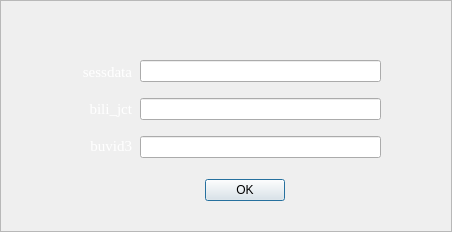
<?xml version="1.0" encoding="UTF-8"?>
<ui version="4.0">
 <class>Dialog</class>
 <widget class="QDialog" name="Dialog">
  <property name="geometry">
   <rect>
    <x>0</x>
    <y>0</y>
    <width>452</width>
    <height>232</height>
   </rect>
  </property>
  <property name="windowTitle">
   <string>输入Cookie</string>
  </property>
  <property name="styleSheet">
   <string notr="true">QLabel{
font-family:Georgia;
}</string>
  </property>
  <widget class="QFrame" name="frame">
   <property name="geometry">
    <rect>
     <x>0</x>
     <y>0</y>
     <width>452</width>
     <height>232</height>
    </rect>
   </property>
   <property name="frameShape">
    <enum>QFrame::StyledPanel</enum>
   </property>
   <property name="frameShadow">
    <enum>QFrame::Raised</enum>
   </property>
   <widget class="QWidget" name="layoutWidget">
    <property name="geometry">
     <rect>
      <x>61</x>
      <y>50</y>
      <width>71</width>
      <height>121</height>
     </rect>
    </property>
    <layout class="QVBoxLayout" name="verticalLayout_2" stretch="1,0,1">
     <item>
      <widget class="QLabel" name="sessdata_label">
       <property name="sizePolicy">
        <sizepolicy hsizetype="Preferred" vsizetype="Fixed">
         <horstretch>0</horstretch>
         <verstretch>0</verstretch>
        </sizepolicy>
       </property>
       <property name="font">
        <font>
         <family>Georgia</family>
         <pointsize>11</pointsize>
        </font>
       </property>
       <property name="styleSheet">
        <string notr="true">*{
color:rgb(255, 255, 255);
}</string>
       </property>
       <property name="text">
        <string>sessdata</string>
       </property>
       <property name="alignment">
        <set>Qt::AlignRight|Qt::AlignTrailing|Qt::AlignVCenter</set>
       </property>
      </widget>
     </item>
     <item>
      <widget class="QLabel" name="bili_jct_label">
       <property name="sizePolicy">
        <sizepolicy hsizetype="Preferred" vsizetype="Fixed">
         <horstretch>0</horstretch>
         <verstretch>0</verstretch>
        </sizepolicy>
       </property>
       <property name="font">
        <font>
         <family>Georgia</family>
         <pointsize>11</pointsize>
        </font>
       </property>
       <property name="styleSheet">
        <string notr="true">*{
color:rgb(255, 255, 255);
}</string>
       </property>
       <property name="text">
        <string>bili_jct</string>
       </property>
       <property name="alignment">
        <set>Qt::AlignRight|Qt::AlignTrailing|Qt::AlignVCenter</set>
       </property>
      </widget>
     </item>
     <item>
      <widget class="QLabel" name="buvid3_label">
       <property name="sizePolicy">
        <sizepolicy hsizetype="Preferred" vsizetype="Fixed">
         <horstretch>0</horstretch>
         <verstretch>0</verstretch>
        </sizepolicy>
       </property>
       <property name="font">
        <font>
         <family>Georgia</family>
         <pointsize>11</pointsize>
        </font>
       </property>
       <property name="styleSheet">
        <string notr="true">*{
color:rgb(255, 255, 255);
}</string>
       </property>
       <property name="text">
        <string>buvid3</string>
       </property>
       <property name="alignment">
        <set>Qt::AlignRight|Qt::AlignTrailing|Qt::AlignVCenter</set>
       </property>
      </widget>
     </item>
    </layout>
   </widget>
   <widget class="QWidget" name="layoutWidget">
    <property name="geometry">
     <rect>
      <x>140</x>
      <y>50</y>
      <width>241</width>
      <height>121</height>
     </rect>
    </property>
    <layout class="QVBoxLayout" name="verticalLayout">
     <item>
      <widget class="QLineEdit" name="sessdata_lineEdit"/>
     </item>
     <item>
      <widget class="QLineEdit" name="bili_jct_lineEdit"/>
     </item>
     <item>
      <widget class="QLineEdit" name="buvid3_lineEdit">
       <property name="alignment">
        <set>Qt::AlignLeading|Qt::AlignLeft|Qt::AlignVCenter</set>
       </property>
      </widget>
     </item>
    </layout>
   </widget>
   <widget class="QWidget" name="horizontalLayoutWidget">
    <property name="geometry">
     <rect>
      <x>90</x>
      <y>170</y>
      <width>311</width>
      <height>41</height>
     </rect>
    </property>
    <layout class="QHBoxLayout" name="horizontalLayout">
     <item>
      <widget class="QDialogButtonBox" name="buttonBox">
       <property name="sizePolicy">
        <sizepolicy hsizetype="Fixed" vsizetype="Fixed">
         <horstretch>0</horstretch>
         <verstretch>0</verstretch>
        </sizepolicy>
       </property>
       <property name="orientation">
        <enum>Qt::Horizontal</enum>
       </property>
       <property name="standardButtons">
        <set>QDialogButtonBox::Ok</set>
       </property>
      </widget>
     </item>
    </layout>
   </widget>
  </widget>
 </widget>
 <resources/>
 <connections>
  <connection>
   <sender>buttonBox</sender>
   <signal>accepted()</signal>
   <receiver>Dialog</receiver>
   <slot>accept()</slot>
   <hints>
    <hint type="sourcelabel">
     <x>224</x>
     <y>222</y>
    </hint>
    <hint type="destinationlabel">
     <x>157</x>
     <y>274</y>
    </hint>
   </hints>
  </connection>
  <connection>
   <sender>buttonBox</sender>
   <signal>rejected()</signal>
   <receiver>Dialog</receiver>
   <slot>reject()</slot>
   <hints>
    <hint type="sourcelabel">
     <x>224</x>
     <y>222</y>
    </hint>
    <hint type="destinationlabel">
     <x>286</x>
     <y>274</y>
    </hint>
   </hints>
  </connection>
 </connections>
</ui>
